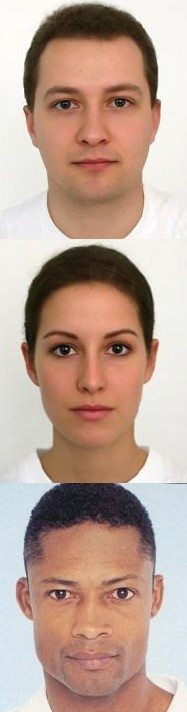
#> input picture images/skin.jpg, 187 x 712 px
$ python Project01.py
#> lines starting #> are read from the running program, lines starting #| are printed output that depends on the picture; after the words box and inside, x2 and y2 are one past the last pixel; in counts of white or black regions, pixels touching at a corner belong together
import matplotlib.pyplot as plt
import numpy as np
import cv2
image=cv2.imread('images/skin.jpg')
#> image is the input picture: shape (712, 187, 3); mean B, G, R 148.5, 161.9, 188
HSV = cv2.cvtColor(image, cv2.COLOR_BGR2HSV)
#> HSV: shape (712, 187, 3); mean H, S, V 32.1, 70.1, 190.4
maskbgr = np.zeros((image.shape[0],image.shape[1],1), np.uint8)
for y in range(image.shape[0]):
    for x in range(image.shape[1]):
        if image[y,x][0] >20 and image[y,x][1] >40 and image[y,x][2] > 95 and image[y,x][2]>image[y,x][1] and image[y,x][2]>image[y,x][0] and abs(image[y,x][2]-image[y,x][1])>15 :
            maskbgr[y,x]=255
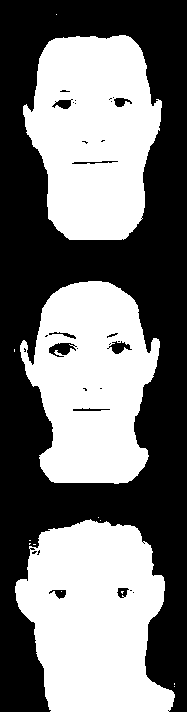
#> maskbgr: shape (712, 187, 1); 47.4% white; 14 white regions (11 under 20 px), largest, box (x1, y1, x2, y2) and area: (15, 519, 175, 712) 22377, (23, 35, 162, 240) 21150, (20, 281, 160, 484) 19540

min_h=0
max_h=50
min_s=0.23*255
max_s=0.68*255
min_v=0
max_v=255
lower = np.array([min_h,min_s,min_v])
upper = np.array([max_h,max_s,max_v])

maskhsv = cv2.inRange(HSV, lower, upper)
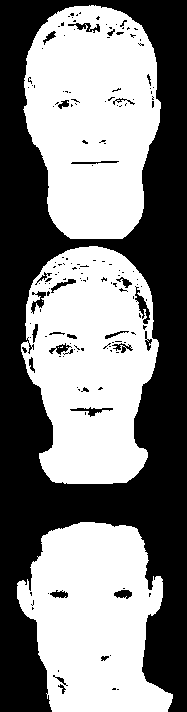
#> maskhsv: shape (712, 187); 51.8% white; 159 black regions (131 under 20 px), largest, box (x1, y1, x2, y2) and area: (0, 0, 187, 712) 61600, (135, 286, 150, 324) 205, (70, 407, 113, 417) 142

rm = cv2.bitwise_and(maskhsv, maskbgr)
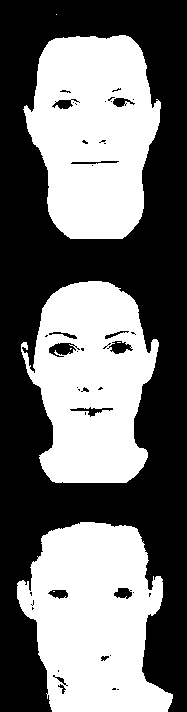
#> rm: shape (712, 187); 45.4% white; 7 white regions (4 under 20 px), largest, box (x1, y1, x2, y2) and area: (17, 522, 173, 712) 20872, (23, 35, 161, 239) 20703, (21, 281, 159, 483) 18919
result=cv2.bitwise_and(image,image, mask=rm)
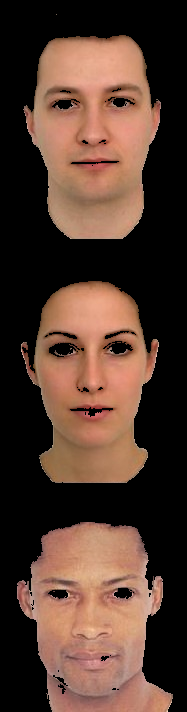
#> result: shape (712, 187, 3); mean B, G, R 47.3, 58.9, 83.9
plt.figure(figsize=[20,8])
plt.subplot(151);plt.imshow(image[...,::-1]);plt.title("Original");
plt.subplot(152);plt.imshow(maskhsv,cmap='gray');plt.title("maskhsv");
plt.subplot(153);plt.imshow(maskbgr,cmap='gray');plt.title("maskbgr");
plt.subplot(154);plt.imshow(rm,cmap='gray');plt.title("result_mask");
plt.subplot(155);plt.imshow(result[...,::-1]);plt.title("result");
plt.show()
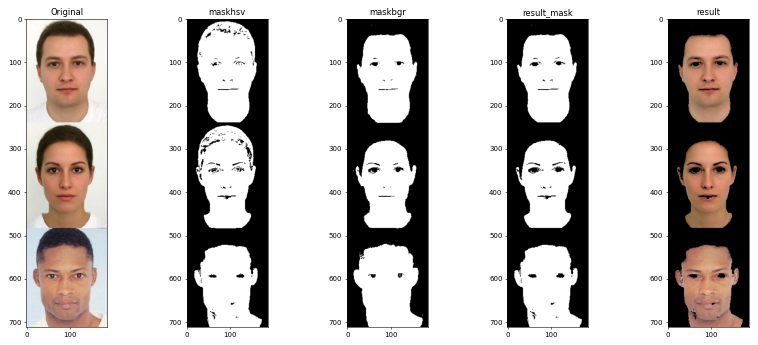
#> figure drawn by matplotlib, 5 panels
